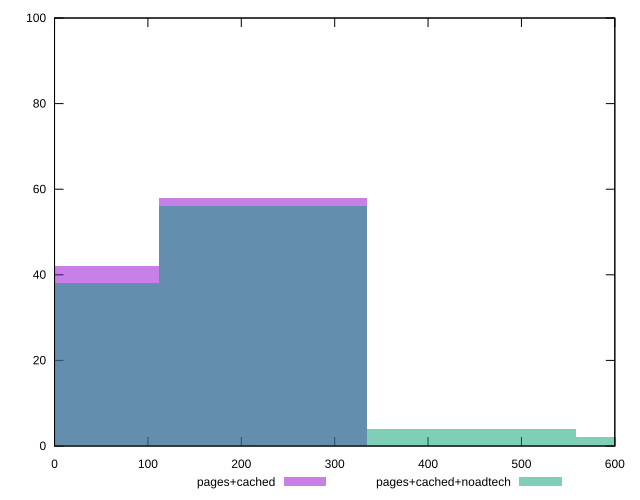

Reproduce this figure in gnuplot.
reset

$pagesCached <<EOF
223.28067278066416 58
0 42
EOF

$pagesCachedNoadtech <<EOF
446.5613455613283 4
223.28067278066416 56
0 38
669.8420183419925 2
EOF

set key outside below
set boxwidth 223.28067278066416
set xrange [0:600]
set yrange [0:100]
set trange [0:100]
set style fill transparent solid 0.5 noborder
set terminal svg size 640, 500 enhanced background rgb 'white'
set output "report_00017_2021-02-10T15-08-03.406Z/uses-http2/comparison/histogram/1_vs_2.svg"

plot $pagesCached title "pages+cached" with boxes, \
     $pagesCachedNoadtech title "pages+cached+noadtech" with boxes

reset
